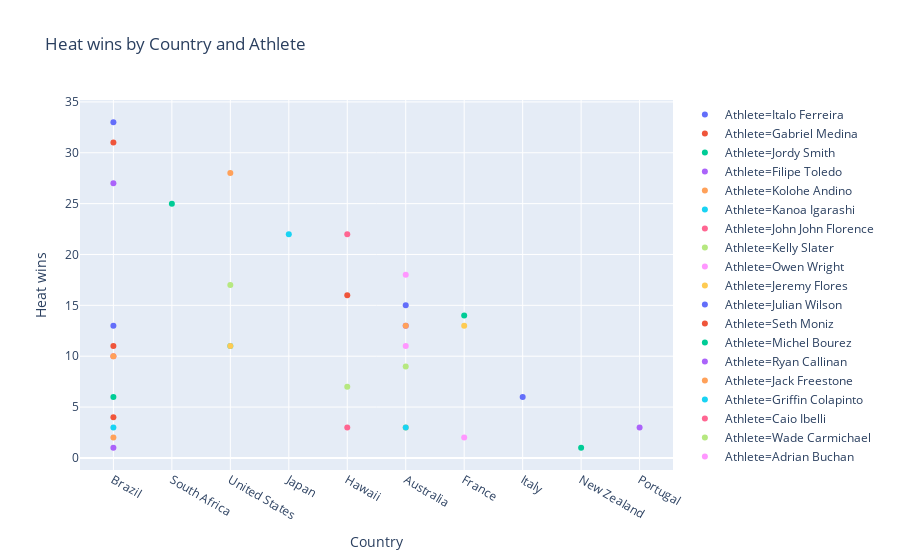

This figure's notebook cell:
### Code cell
fig = px.scatter(eee.reset_index(), x='Country',y='Heat wins', color='Athlete', title='Heat wins by Country and Athlete')
fig.show()

### Figure 1 — Plotly figure (JSON) as saved in the notebook; plotly's stock layout.template omitted (floating-point values rounded to 4 significant figures)
{"data": [{"hoverlabel": {"namelength": 0}, "hovertemplate": "Athlete=Italo Ferreira<br>Country=%{x}<br>Heat wins=%{y}", "legendgroup": "Athlete=Italo Ferreira", "marker": {"color": "#636efa", "symbol": "circle"}, "mode": "markers", "name": "Athlete=Italo Ferreira", "showlegend": true, "type": "scatter", "x": ["Brazil"], "xaxis": "x", "y": [33], "yaxis": "y"}, {"hoverlabel": {"namelength": 0}, "hovertemplate": "Athlete=Gabriel Medina<br>Country=%{x}<br>Heat wins=%{y}", "legendgroup": "Athlete=Gabriel Medina", "marker": {"color": "#EF553B", "symbol": "circle"}, "mode": "markers", "name": "Athlete=Gabriel Medina", "showlegend": true, "type": "scatter", "x": ["Brazil"], "xaxis": "x", "y": [31], "yaxis": "y"}, {"hoverlabel": {"namelength": 0}, "hovertemplate": "Athlete=Jordy Smith<br>Country=%{x}<br>Heat wins=%{y}", "legendgroup": "Athlete=Jordy Smith", "marker": {"color": "#00cc96", "symbol": "circle"}, "mode": "markers", "name": "Athlete=Jordy Smith", "showlegend": true, "type": "scatter", "x": ["South Africa"], "xaxis": "x", "y": [25], "yaxis": "y"}, {"hoverlabel": {"namelength": 0}, "hovertemplate": "Athlete=Filipe Toledo<br>Country=%{x}<br>Heat wins=%{y}", "legendgroup": "Athlete=Filipe Toledo", "marker": {"color": "#ab63fa", "symbol": "circle"}, "mode": "markers", "name": "Athlete=Filipe Toledo", "showlegend": true, "type": "scatter", "x": ["Brazil"], "xaxis": "x", "y": [27], "yaxis": "y"}, {"hoverlabel": {"namelength": 0}, "hovertemplate": "Athlete=Kolohe Andino<br>Country=%{x}<br>Heat wins=%{y}", "legendgroup": "Athlete=Kolohe Andino", "marker": {"color": "#FFA15A", "symbol": "circle"}, "mode": "markers", "name": "Athlete=Kolohe Andino", "showlegend": true, "type": "scatter", "x": ["United States"], "xaxis": "x", "y": [28], "yaxis": "y"}, {"hoverlabel": {"namelength": 0}, "hovertemplate": "Athlete=Kanoa Igarashi<br>Country=%{x}<br>Heat wins=%{y}", "legendgroup": "Athlete=Kanoa Igarashi", "marker": {"color": "#19d3f3", "symbol": "circle"}, "mode": "markers", "name": "Athlete=Kanoa Igarashi", "showlegend": true, "type": "scatter", "x": ["Japan"], "xaxis": "x", "y": [22], "yaxis": "y"}, {"hoverlabel": {"namelength": 0}, "hovertemplate": "Athlete=John John Florence<br>Country=%{x}<br>Heat wins=%{y}", "legendgroup": "Athlete=John John Florence", "marker": {"color": "#FF6692", "symbol": "circle"}, "mode": "markers", "name": "Athlete=John John Florence", "showlegend": true, "type": "scatter", "x": ["Hawaii"], "xaxis": "x", "y": [22], "yaxis": "y"}, {"hoverlabel": {"namelength": 0}, "hovertemplate": "Athlete=Kelly Slater<br>Country=%{x}<br>Heat wins=%{y}", "legendgroup": "Athlete=Kelly Slater", "marker": {"color": "#B6E880", "symbol": "circle"}, "mode": "markers", "name": "Athlete=Kelly Slater", "showlegend": true, "type": "scatter", "x": ["United States"], "xaxis": "x", "y": [17], "yaxis": "y"}, {"hoverlabel": {"namelength": 0}, "hovertemplate": "Athlete=Owen Wright<br>Country=%{x}<br>Heat wins=%{y}", "legendgroup": "Athlete=Owen Wright", "marker": {"color": "#FF97FF", "symbol": "circle"}, "mode": "markers", "name": "Athlete=Owen Wright", "showlegend": true, "type": "scatter", "x": ["Australia"], "xaxis": "x", "y": [18], "yaxis": "y"}, {"hoverlabel": {"namelength": 0}, "hovertemplate": "Athlete=Jeremy Flores<br>Country=%{x}<br>Heat wins=%{y}", "legendgroup": "Athlete=Jeremy Flores", "marker": {"color": "#FECB52", "symbol": "circle"}, "mode": "markers", "name": "Athlete=Jeremy Flores", "showlegend": true, "type": "scatter", "x": ["France"], "xaxis": "x", "y": [13], "yaxis": "y"}, {"hoverlabel": {"namelength": 0}, "hovertemplate": "Athlete=Julian Wilson<br>Country=%{x}<br>Heat wins=%{y}", "legendgroup": "Athlete=Julian Wilson", "marker": {"color": "#636efa", "symbol": "circle"}, "mode": "markers", "name": "Athlete=Julian Wilson", "showlegend": true, "type": "scatter", "x": ["Australia"], "xaxis": "x", "y": [15], "yaxis": "y"}, {"hoverlabel": {"namelength": 0}, "hovertemplate": "Athlete=Seth Moniz<br>Country=%{x}<br>Heat wins=%{y}", "legendgroup": "Athlete=Seth Moniz", "marker": {"color": "#EF553B", "symbol": "circle"}, "mode": "markers", "name": "Athlete=Seth Moniz", "showlegend": true, "type": "scatter", "x": ["Hawaii"], "xaxis": "x", "y": [16], "yaxis": "y"}, {"hoverlabel": {"namelength": 0}, "hovertemplate": "Athlete=Michel Bourez<br>Country=%{x}<br>Heat wins=%{y}", "legendgroup": "Athlete=Michel Bourez", "marker": {"color": "#00cc96", "symbol": "circle"}, "mode": "markers", "name": "Athlete=Michel Bourez", "showlegend": true, "type": "scatter", "x": ["France"], "xaxis": "x", "y": [14], "yaxis": "y"}, {"hoverlabel": {"namelength": 0}, "hovertemplate": "Athlete=Ryan Callinan<br>Country=%{x}<br>Heat wins=%{y}", "legendgroup": "Athlete=Ryan Callinan", "marker": {"color": "#ab63fa", "symbol": "circle"}, "mode": "markers", "name": "Athlete=Ryan Callinan", "showlegend": true, "type": "scatter", "x": ["Australia"], "xaxis": "x", "y": [13], "yaxis": "y"}, {"hoverlabel": {"namelength": 0}, "hovertemplate": "Athlete=Jack Freestone<br>Country=%{x}<br>Heat wins=%{y}", "legendgroup": "Athlete=Jack Freestone", "marker": {"color": "#FFA15A", "symbol": "circle"}, "mode": "markers", "name": "Athlete=Jack Freestone", "showlegend": true, "type": "scatter", "x": ["Australia"], "xaxis": "x", "y": [13], "yaxis": "y"}, {"hoverlabel": {"namelength": 0}, "hovertemplate": "Athlete=Griffin Colapinto<br>Country=%{x}<br>Heat wins=%{y}", "legendgroup": "Athlete=Griffin Colapinto", "marker": {"color": "#19d3f3", "symbol": "circle"}, "mode": "markers", "name": "Athlete=Griffin Colapinto", "showlegend": true, "type": "scatter", "x": ["United States"], "xaxis": "x", "y": [11], "yaxis": "y"}, {"hoverlabel": {"namelength": 0}, "hovertemplate": "Athlete=Caio Ibelli<br>Country=%{x}<br>Heat wins=%{y}", "legendgroup": "Athlete=Caio Ibelli", "marker": {"color": "#FF6692", "symbol": "circle"}, "mode": "markers", "name": "Athlete=Caio Ibelli", "showlegend": true, "type": "scatter", "x": ["Brazil"], "xaxis": "x", "y": [10], "yaxis": "y"}, {"hoverlabel": {"namelength": 0}, "hovertemplate": "Athlete=Wade Carmichael<br>Country=%{x}<br>Heat wins=%{y}", "legendgroup": "Athlete=Wade Carmichael", "marker": {"color": "#B6E880", "symbol": "circle"}, "mode": "markers", "name": "Athlete=Wade Carmichael", "showlegend": true, "type": "scatter", "x": ["Australia"], "xaxis": "x", "y": [9], "yaxis": "y"}, {"hoverlabel": {"namelength": 0}, "hovertemplate": "Athlete=Adrian Buchan<br>Country=%{x}<br>Heat wins=%{y}", "legendgroup": "Athlete=Adrian Buchan", "marker": {"color": "#FF97FF", "symbol": "circle"}, "mode": "markers", "name": "Athlete=Adrian Buchan", "showlegend": true, "type": "scatter", "x": ["Australia"], "xaxis": "x", "y": [11], "yaxis": "y"}, {"hoverlabel": {"namelength": 0}, "hovertemplate": "Athlete=Conner Coffin<br>Country=%{x}<br>Heat wins=%{y}", "legendgroup": "Athlete=Conner Coffin", "marker": {"color": "#FECB52", "symbol": "circle"}, "mode": "markers", "name": "Athlete=Conner Coffin", "showlegend": true, "type": "scatter", "x": ["United States"], "xaxis": "x", "y": [11], "yaxis": "y"}, {"hoverlabel": {"namelength": 0}, "hovertemplate": "Athlete=Peterson Crisanto<br>Country=%{x}<br>Heat wins=%{y}", "legendgroup": "Athlete=Peterson Crisanto", "marker": {"color": "#636efa", "symbol": "circle"}, "mode": "markers", "name": "Athlete=Peterson Crisanto", "showlegend": true, "type": "scatter", "x": ["Brazil"], "xaxis": "x", "y": [13], "yaxis": "y"}, {"hoverlabel": {"namelength": 0}, "hovertemplate": "Athlete=Yago Dora<br>Country=%{x}<br>Heat wins=%{y}", "legendgroup": "Athlete=Yago Dora", "marker": {"color": "#EF553B", "symbol": "circle"}, "mode": "markers", "name": "Athlete=Yago Dora", "showlegend": true, "type": "scatter", "x": ["Brazil"], "xaxis": "x", "y": [11], "yaxis": "y"}, {"hoverlabel": {"namelength": 0}, "hovertemplate": "Athlete=Deivid Silva<br>Country=%{x}<br>Heat wins=%{y}", "legendgroup": "Athlete=Deivid Silva", "marker": {"color": "#00cc96", "symbol": "circle"}, "mode": "markers", "name": "Athlete=Deivid Silva", "showlegend": true, "type": "scatter", "x": ["Brazil"], "xaxis": "x", "y": [6], "yaxis": "y"}, {"hoverlabel": {"namelength": 0}, "hovertemplate": "Athlete=Willian Cardoso<br>Country=%{x}<br>Heat wins=%{y}", "legendgroup": "Athlete=Willian Cardoso", "marker": {"color": "#ab63fa", "symbol": "circle"}, "mode": "markers", "name": "Athlete=Willian Cardoso", "showlegend": true, "type": "scatter", "x": ["Brazil"], "xaxis": "x", "y": [1], "yaxis": "y"}, {"hoverlabel": {"namelength": 0}, "hovertemplate": "Athlete=Jesse Mendes<br>Country=%{x}<br>Heat wins=%{y}", "legendgroup": "Athlete=Jesse Mendes", "marker": {"color": "#FFA15A", "symbol": "circle"}, "mode": "markers", "name": "Athlete=Jesse Mendes", "showlegend": true, "type": "scatter", "x": ["Brazil"], "xaxis": "x", "y": [10], "yaxis": "y"}, {"hoverlabel": {"namelength": 0}, "hovertemplate": "Athlete=Michael Rodrigues<br>Country=%{x}<br>Heat wins=%{y}", "legendgroup": "Athlete=Michael Rodrigues", "marker": {"color": "#19d3f3", "symbol": "circle"}, "mode": "markers", "name": "Athlete=Michael Rodrigues", "showlegend": true, "type": "scatter", "x": ["Brazil"], "xaxis": "x", "y": [3], "yaxis": "y"}, {"hoverlabel": {"namelength": 0}, "hovertemplate": "Athlete=Sebastian Zietz<br>Country=%{x}<br>Heat wins=%{y}", "legendgroup": "Athlete=Sebastian Zietz", "marker": {"color": "#FF6692", "symbol": "circle"}, "mode": "markers", "name": "Athlete=Sebastian Zietz", "showlegend": true, "type": "scatter", "x": ["Hawaii"], "xaxis": "x", "y": [3], "yaxis": "y"}, {"hoverlabel": {"namelength": 0}, "hovertemplate": "Athlete=Ezekiel Lau<br>Country=%{x}<br>Heat wins=%{y}", "legendgroup": "Athlete=Ezekiel Lau", "marker": {"color": "#B6E880", "symbol": "circle"}, "mode": "markers", "name": "Athlete=Ezekiel Lau", "showlegend": true, "type": "scatter", "x": ["Hawaii"], "xaxis": "x", "y": [7], "yaxis": "y"}, {"hoverlabel": {"namelength": 0}, "hovertemplate": "Athlete=Joan Duru<br>Country=%{x}<br>Heat wins=%{y}", "legendgroup": "Athlete=Joan Duru", "marker": {"color": "#FF97FF", "symbol": "circle"}, "mode": "markers", "name": "Athlete=Joan Duru", "showlegend": true, "type": "scatter", "x": ["France"], "xaxis": "x", "y": [2], "yaxis": "y"}, {"hoverlabel": {"namelength": 0}, "hovertemplate": "Athlete=Soli Bailey<br>Country=%{x}<br>Heat wins=%{y}", "legendgroup": "Athlete=Soli Bailey", "marker": {"color": "#FECB52", "symbol": "circle"}, "mode": "markers", "name": "Athlete=Soli Bailey", "showlegend": true, "type": "scatter", "x": ["Australia"], "xaxis": "x", "y": [3], "yaxis": "y"}, {"hoverlabel": {"namelength": 0}, "hovertemplate": "Athlete=Leonardo Fioravanti<br>Country=%{x}<br>Heat wins=%{y}", "legendgroup": "Athlete=Leonardo Fioravanti", "marker": {"color": "#636efa", "symbol": "circle"}, "mode": "markers", "name": "Athlete=Leonardo Fioravanti", "showlegend": true, "type": "scatter", "x": ["Italy"], "xaxis": "x", "y": [6], "yaxis": "y"}, {"hoverlabel": {"namelength": 0}, "hovertemplate": "Athlete=Jadson Andre<br>Country=%{x}<br>Heat wins=%{y}", "legendgroup": "Athlete=Jadson Andre", "marker": {"color": "#EF553B", "symbol": "circle"}, "mode": "markers", "name": "Athlete=Jadson Andre", "showlegend": true, "type": "scatter", "x": ["Brazil"], "xaxis": "x", "y": [4], "yaxis": "y"}, {"hoverlabel": {"namelength": 0}, "hovertemplate": "Athlete=Ricardo Christie<br>Country=%{x}<br>Heat wins=%{y}", "legendgroup": "Athlete=Ricardo Christie", "marker": {"color": "#00cc96", "symbol": "circle"}, "mode": "markers", "name": "Athlete=Ricardo Christie", "showlegend": true, "type": "scatter", "x": ["New Zealand"], "xaxis": "x", "y": [1], "yaxis": "y"}, {"hoverlabel": {"namelength": 0}, "hovertemplate": "Athlete=Frederico Morais<br>Country=%{x}<br>Heat wins=%{y}", "legendgroup": "Athlete=Frederico Morais", "marker": {"color": "#ab63fa", "symbol": "circle"}, "mode": "markers", "name": "Athlete=Frederico Morais", "showlegend": true, "type": "scatter", "x": ["Portugal"], "xaxis": "x", "y": [3], "yaxis": "y"}, {"hoverlabel": {"namelength": 0}, "hovertemplate": "Athlete=Adriano de Souza<br>Country=%{x}<br>Heat wins=%{y}", "legendgroup": "Athlete=Adriano de Souza", "marker": {"color": "#FFA15A", "symbol": "circle"}, "mode": "markers", "name": "Athlete=Adriano de Souza", "showlegend": true, "type": "scatter", "x": ["Brazil"], "xaxis": "x", "y": [2], "yaxis": "y"}, {"hoverlabel": {"namelength": 0}, "hovertemplate": "Athlete=Mikey Wright<br>Country=%{x}<br>Heat wins=%{y}", "legendgroup": "Athlete=Mikey Wright", "marker": {"color": "#19d3f3", "symbol": "circle"}, "mode": "markers", "name": "Athlete=Mikey Wright", "showlegend": true, "type": "scatter", "x": ["Australia"], "xaxis": "x", "y": [3], "yaxis": "y"}], "layout": {"legend": {"tracegroupgap": 0}, "title": {"text": "Heat wins by Country and Athlete"}, "xaxis": {"anchor": "y", "domain": [0, 1], "title": {"text": "Country"}}, "yaxis": {"anchor": "x", "domain": [0, 1], "title": {"text": "Heat wins"}}}}
